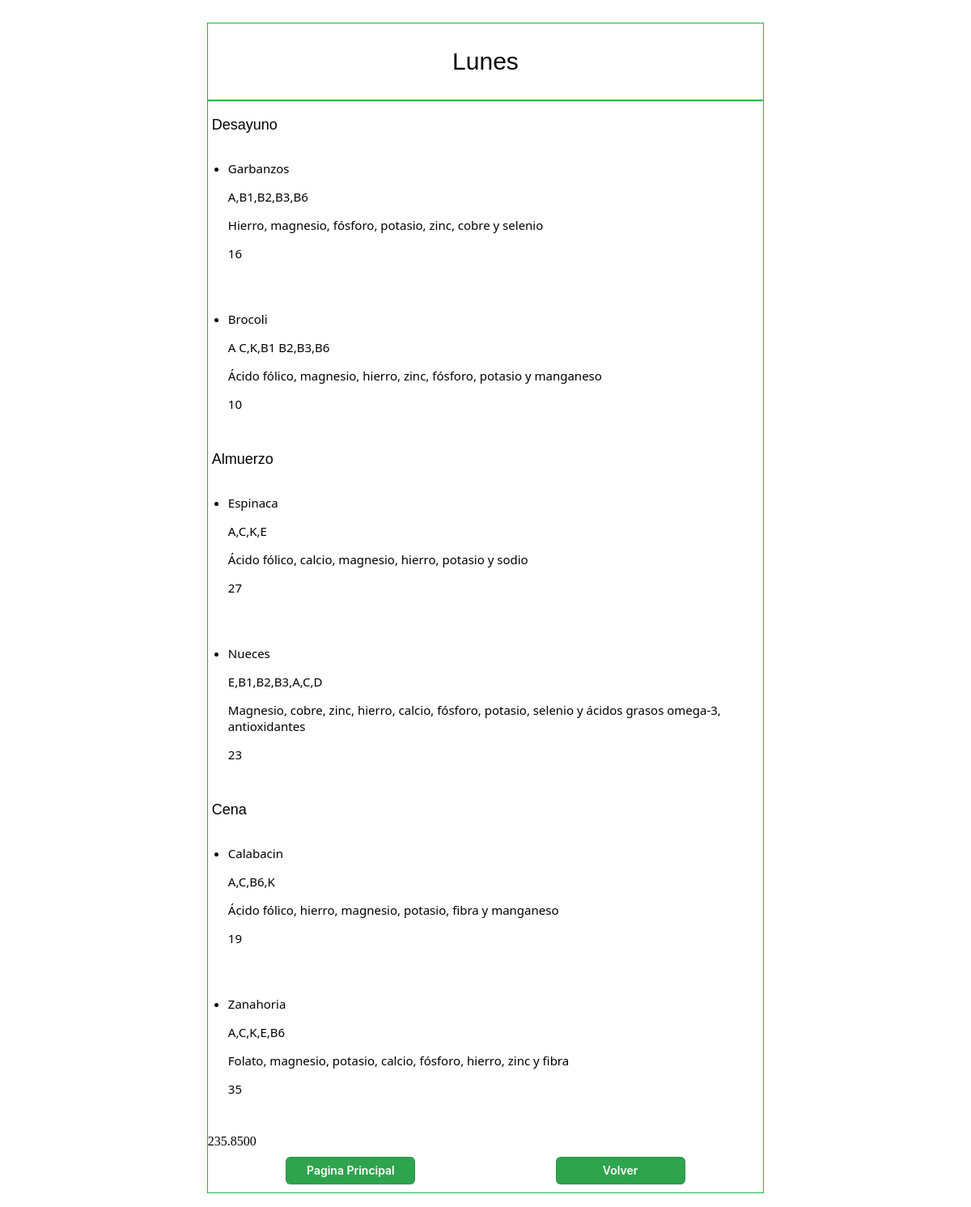
Page /views/dieta/detalles.php?dni=10574649&dia=Lunes on the committed database.
### tables this page shows
CREATE TABLE `dietas` (
  `id_dieta` int NOT NULL,
  `dia_id` int NOT NULL,
  `id_tipo` int NOT NULL,
  `id_alimento` int NOT NULL,
  `gramos` int NOT NULL,
  `fecha` datetime DEFAULT NULL,
  PRIMARY KEY (`id_dieta`,`dia_id`,`id_tipo`,`id_alimento`),
  KEY `dietas_dia_id_dia_id_dia` (`dia_id`),
  KEY `dietas_id_tipo_tipo_comida_id_tipo` (`id_tipo`),
  KEY `dietas_id_alimento_alimentos_id_alimento` (`id_alimento`),
  CONSTRAINT `dietas_dia_id_dia_id_dia` FOREIGN KEY (`dia_id`) REFERENCES `dia` (`id_dia`),
  CONSTRAINT `dietas_id_alimento_alimentos_id_alimento` FOREIGN KEY (`id_alimento`) REFERENCES `alimentos` (`id_alimento`),
  CONSTRAINT `dietas_id_dieta_pacientes_dni` FOREIGN KEY (`id_dieta`) REFERENCES `pacientes` (`dni`),
  CONSTRAINT `dietas_id_tipo_tipo_comida_id_tipo` FOREIGN KEY (`id_tipo`) REFERENCES `tipo_comida` (`id_tipo`)
);

CREATE TABLE `tipo_comida` (
  `id_tipo` int NOT NULL AUTO_INCREMENT,
  `nombre` varchar(25) NOT NULL,
  PRIMARY KEY (`id_tipo`)
);

CREATE TABLE `alimentos` (
  `id_alimento` int NOT NULL AUTO_INCREMENT,
  `nombre` varchar(100) NOT NULL,
  `calorias` int NOT NULL,
  `vitaminas` varchar(100) NOT NULL,
  `aporte_nutricional` varchar(255) NOT NULL,
  PRIMARY KEY (`id_alimento`),
  UNIQUE KEY `nombre` (`nombre`)
);

### database/consultas.php (called while the page is built, shortened)
<?php
$sql = "SELECT
`nutricionista1`.`dietas`.`fecha` AS `FECHA`,
`nutricionista1`.`dia`.`nombre` AS `DIA`,
`nutricionista1`.`tipo_comida`.`nombre` AS `TIPO`,
`nutricionista1`.`alimentos`.`nombre` AS `ALIMENTO`,
`nutricionista1`.`alimentos`.`vitaminas` AS `VITAMINAS`,
`nutricionista1`.`alimentos`.`aporte_nutricional` AS `NUTRIENTES`,
`nutricionista1`.`dietas`.`gramos` AS `GRAMOS`
FROM
((((`nutricionista1`.`dietas`
JOIN `nutricionista1`.`pacientes` ON ((`nutricionista1`.`dietas`.`id_dieta` = `nutricionista1`.`pacientes`.`dni`)))
JOIN `nutricionista1`.`dia` ON ((`nutricionista1`.`dia`.`id_dia` = `nutricionista1`.`dietas`.`dia_id`)))
JOIN `nutricionista1`.`tipo_comida` ON ((`nutricionista1`.`dietas`.`id_tipo` = `nutricionista1`.`tipo_comida`.`id_tipo`)))
JOIN `nutricionista1`.`alimentos` ON ((`nutricionista1`.`dietas`.`id_alimento` = `nutricionista1`.`alimentos`.`id_alimento`)))
WHERE
((`nutricionista1`.`dia`.`nombre` = :dia)
    AND (`nutricionista1`.`pacientes`.`dni` = :dni))";
$sql1 = "SELECT
        SUM(((`nutricionista1`.`alimentos`.`calorias` * `nutricionista1`.`dietas`.`gramos`) / 100)) AS `CaloriasTotales`
    FROM
        ((((`nutricionista1`.`dietas`
        JOIN `nutricionista1`.`pacientes` ON ((`nutricionista1`.`dietas`.`id_dieta` = `nutricionista1`.`pacientes`.`dni`)))
        JOIN `nutricionista1`.`dia` ON ((`nutricionista1`.`dia`.`id_dia` = `nutricionista1`.`dietas`.`dia_id`)))
        JOIN `nutricionista1`.`tipo_comida` ON ((`nutricionista1`.`dietas`.`id_tipo` = `nutricionista1`.`tipo_comida`.`id_tipo`)))
        JOIN `nutricionista1`.`alimentos` ON ((`nutricionista1`.`dietas`.`id_alimento` = `nutricionista1`.`alimentos`.`id_alimento`)))
    WHERE
        ((`nutricionista1`.`dia`.`nombre` = :dia)
            AND (`nutricionista1`.`pacientes`.`dni` = :dni))";
?>

### views/dieta/detalles.php (the view, shortened to what this page needs)
<?php
    require_once("../../database/database.php");
    require_once("../../database/consultas.php");
    if(isset($_GET["dni"]) && isset($_GET["dia"])){
        $dni = $_GET["dni"];
        $dia = $_GET["dia"];
    }
    $registros1=$conn->prepare($sql);
	$registros1->execute(array(":dni"=>$dni,":dia"=>$dia));
	$registros=$registros1->fetchAll();
    $tipo = " ";
    $calorias = $conn->prepare($sql1);
    $calorias->execute(array(":dia"=>$dia,":dni"=>$dni));
    $count = $calorias->fetchColumn();
?>
<!DOCTYPE html>
<html lang="en">
<head>
    <link rel="stylesheet" href="./verDieta.css">
</head>
<body>
    <div class="container">
        <div class="container-item">
            <div class="card">
                <div class="card-title">
                    <p class="card-h5"><?php echo $dia?></p>
                </div>
                <hr class="solid">
                <?php foreach ($registros as $key):?>
                <?php if($key["TIPO"] !== $tipo): ?>
                <?php $tipo = $key["TIPO"] ?>
                <div class="card-body">
                    <p class="card-text text-uppercase"><?php echo $key["TIPO"]?></p>
                </div>
                <?php endif;?>
                <ul class="list-group list-group-flush">
                    <li class="list-group-item"><?php echo $key["ALIMENTO"]?>
                        <p><?php echo $key["VITAMINAS"]?></p>
                        <p><?php echo $key["NUTRIENTES"]?></p>
                        <p><?php echo $key["GRAMOS"]?></p>
                    </li>
                </ul>
                <?php endforeach; ?>
                <div class="calorias"><?php echo $count?></div>
                <div class="card-btn">
                    <a href="../../index.php">
                        <button class="btn">Pagina Principal</button>
                    </a>
                    <a href="verDieta.php?dni=<?php echo $dni?>&dia=<?php echo $dia?>">
                        <button class="btn">Volver</button>
                    </a>
                </div>
            </div>
        </div>
    </div>
</body>
</html>

### views/dieta/verDieta.css (style rules this page uses)
.container { display:flex; flex-direction: column; justify-content: center; align-items: center; padding: 20px; }
.container-item { display: flex; flex-direction: column; border: 1px solid #0bbb40; width: 60%; }
.card-title { text-align: center; font-family: Arial, Helvetica, sans-serif; font-size: 30px; height: 100%; }
.card-body { font-family: Arial, Helvetica, sans-serif; font-size: 18px; margin-left: 5px; }
li { font-family: 'Segoe UI', Tahoma, Geneva, Verdana, sans-serif; font-size: 15px; margin-left: 10px; }
ul { padding: 15px; }
.btn { appearance: none; background-color: #2ea44f; border: 1px solid rgba(27, 31, 35, .15); border-radius: 6px; box-shadow: rgba(27, 31, 35, .1) 0 1px 0; box-sizing: border-box; color: #fff; cursor: pointer; display: inline-block; font-family: -apple-system,system-ui,"Segoe UI",Helvetica,Arial,sans-serif,"Apple Color Emoji","Segoe UI Emoji"; font-size: 14px; font-weight: 600; line-height: 20px; padding: 6px 16px; position: relative; text-align: center; text-decoration: none; user-select: none; width: 160px; -webkit-user-select: none; touch-action: manipulation; vertical-align: middle; white-space: nowrap; }
.card-btn { margin: 10px; display: flex; justify-content: space-around; }
hr.solid { border-top: 2px solid #0bbb40; }

### rows in the picture
dietas: id_tipo.nombre "Desayuno", id_alimento.nombre "Garbanzos", id_alimento.vitaminas "A,B1,B2,B3,B6", id_alimento.aporte_nutricional "Hierro, magnesio, fósforo, potasio, zinc, cobre y selenio", gramos "16"
dietas: id_alimento.nombre "Brocoli", id_alimento.vitaminas "A C,K,B1 B2,B3,B6", id_alimento.aporte_nutricional "Ácido fólico, magnesio, hierro, zinc, fósforo, potasio y manganeso", gramos "10"
dietas: id_tipo.nombre "Almuerzo", id_alimento.nombre "Espinaca", id_alimento.vitaminas "A,C,K,E", id_alimento.aporte_nutricional "Ácido fólico, calcio, magnesio, hierro, potasio y sodio", gramos "27"
dietas: id_alimento.nombre "Nueces", id_alimento.vitaminas "E,B1,B2,B3,A,C,D", id_alimento.aporte_nutricional "Magnesio, cobre, zinc, hierro, calcio, fósforo, potasio, selenio y ácidos grasos omega-3, antioxidantes", gramos "23"
dietas: id_tipo.nombre "Cena", id_alimento.nombre "Calabacin", id_alimento.vitaminas "A,C,B6,K", id_alimento.aporte_nutricional "Ácido fólico, hierro, magnesio, potasio, fibra y manganeso", gramos "19"
dietas: id_alimento.nombre "Zanahoria", id_alimento.vitaminas "A,C,K,E,B6", id_alimento.aporte_nutricional "Folato, magnesio, potasio, calcio, fósforo, hierro, zinc y fibra", gramos "35"

### other values in the picture
$dia "Lunes"
$count "235.8500"
